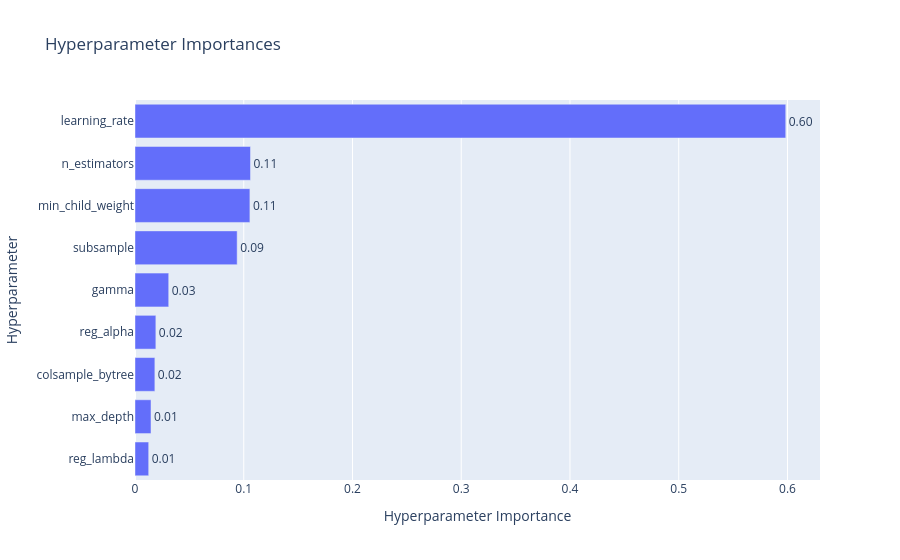

Source (notebook cell):
### Markdown cell above
## 9️⃣ Optimización con Optuna (Opcional)

Implementamos optimización bayesiana con Optuna para XGBoost (50 trials).

### Code cell
def objective(trial):
    """Función objetivo para Optuna"""
    
    # Parámetros a optimizar
    params = {
        'objective': 'binary:logistic',
        'eval_metric': 'auc',
        'learning_rate': trial.suggest_float('learning_rate', 0.01, 0.3, log=True),
        'max_depth': trial.suggest_int('max_depth', 3, 10),
        'n_estimators': trial.suggest_int('n_estimators', 100, 1000),
        'min_child_weight': trial.suggest_int('min_child_weight', 1, 10),
        'gamma': trial.suggest_float('gamma', 0, 1),
        'subsample': trial.suggest_float('subsample', 0.5, 1.0),
        'colsample_bytree': trial.suggest_float('colsample_bytree', 0.5, 1.0),
        'reg_alpha': trial.suggest_float('reg_alpha', 0.001, 10, log=True),  # Cambiado 0 a 0.001
        'reg_lambda': trial.suggest_float('reg_lambda', 0.1, 10, log=True),
        'random_state': 42
    }
    
    # Modelo
    model = xgb.XGBClassifier(**params)
    
    # Cross-validation
    cv_scores = cross_val_score(
        model, X_train, y_train, 
        cv=StratifiedKFold(n_splits=5, shuffle=True, random_state=42),
        scoring='roc_auc',
        n_jobs=-1
    )
    
    return cv_scores.mean()

# Optimización
optuna.logging.set_verbosity(optuna.logging.WARNING)

study = optuna.create_study(
    direction='maximize',
    sampler=TPESampler(seed=42),
    pruner=MedianPruner()
)

print("🚀 Iniciando optimización con Optuna (50 trials)...")
print("Esto puede tomar varios minutos...\n")
study.optimize(objective, n_trials=50, timeout=600, show_progress_bar=True)  # 10 minutos máximo

# Mejor modelo de Optuna
best_params = study.best_params
best_params.update({
    'objective': 'binary:logistic',
    'eval_metric': 'auc',
    'random_state': 42
})

xgb_optuna_model = xgb.XGBClassifier(**best_params)
xgb_optuna_model.fit(X_train, y_train)

print(f"\n🔍 Mejores parámetros Optuna: {study.best_params}")
print(f"Mejor score CV: {study.best_value:.4f}")

# Evaluación
xgb_optuna_metrics = evaluate_model(xgb_optuna_model, X_train, X_test, y_train, y_test, 'XGBoost (Optuna)')

print("\n📊 Métricas XGBoost (Optuna):")
for key, value in xgb_optuna_metrics.items():
    if isinstance(value, float):
        print(f"{key}: {value:.4f}")
    else:
        print(f"{key}: {value}")

# Visualización de importancia de hiperparámetros
optuna.visualization.plot_param_importances(study).show()

# Matriz de confusión y ROC
plot_confusion_matrix_and_roc(xgb_optuna_model, X_test, y_test, 'XGBoost (Optuna)')

### Figure 1 — Plotly figure (JSON) as saved in the notebook; plotly's stock layout.template omitted (floating-point values rounded to 4 significant figures)
{"data": [{"cliponaxis": false, "hovertemplate": ["reg_lambda (FloatDistribution): 0.012590915787318099<extra></extra>", "max_depth (IntDistribution): 0.014720768092132516<extra></extra>", "colsample_bytree (FloatDistribution): 0.018270196810643766<extra></extra>", "reg_alpha (FloatDistribution): 0.01918379482088594<extra></extra>", "gamma (FloatDistribution): 0.031009334566367525<extra></extra>", "subsample (FloatDistribution): 0.09394406643072646<extra></extra>", "min_child_weight (IntDistribution): 0.10566315273035666<extra></extra>", "n_estimators (IntDistribution): 0.10620031312089317<extra></extra>", "learning_rate (FloatDistribution): 0.5984174576406762<extra></extra>"], "name": "Objective Value", "orientation": "h", "text": ["0.01", "0.01", "0.02", "0.02", "0.03", "0.09", "0.11", "0.11", "0.60"], "textposition": "outside", "type": "bar", "x": [0.01259, 0.01472, 0.01827, 0.01918, 0.03101, 0.09394, 0.1057, 0.1062, 0.5984], "y": ["reg_lambda", "max_depth", "colsample_bytree", "reg_alpha", "gamma", "subsample", "min_child_weight", "n_estimators", "learning_rate"]}], "layout": {"title": {"text": "Hyperparameter Importances"}, "xaxis": {"title": {"text": "Hyperparameter Importance"}}, "yaxis": {"title": {"text": "Hyperparameter"}}}}
